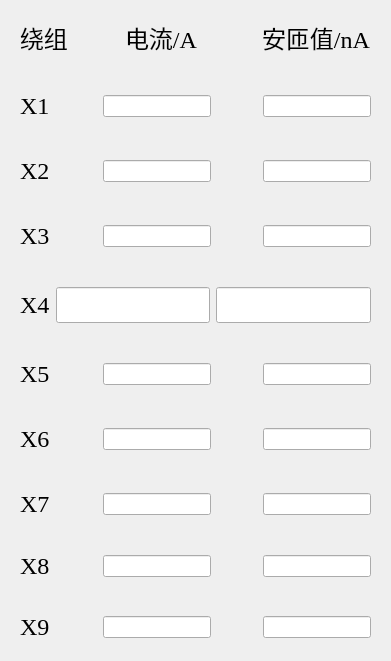
      <widget class="QWidget" name="X" native="true">
       <property name="geometry">
        <rect>
         <x>30</x>
         <y>10</y>
         <width>391</width>
         <height>661</height>
        </rect>
       </property>
       <property name="font">
        <font>
         <family>Times New Roman</family>
        </font>
       </property>
       <layout class="QVBoxLayout" name="verticalLayout">
        <item>
         <widget class="QWidget" name="X_I_NI" native="true">
          <property name="font">
           <font>
            <pointsize>18</pointsize>
           </font>
          </property>
          <layout class="QHBoxLayout" name="horizontalLayout">
           <item>
            <widget class="QLabel" name="X_N">
             <property name="font">
              <font>
               <pointsize>18</pointsize>
              </font>
             </property>
             <property name="text">
              <string>绕组</string>
             </property>
            </widget>
           </item>
           <item>
            <spacer name="horizontalSpacer_12">
             <property name="orientation">
              <enum>Qt::Horizontal</enum>
             </property>
             <property name="sizeHint" stdset="0">
              <size>
               <width>40</width>
               <height>20</height>
              </size>
             </property>
            </spacer>
           </item>
           <item>
            <widget class="QLabel" name="X_I">
             <property name="font">
              <font>
               <family>Times New Roman</family>
               <pointsize>18</pointsize>
              </font>
             </property>
             <property name="text">
              <string>电流/A</string>
             </property>
            </widget>
           </item>
           <item>
            <spacer name="horizontalSpacer">
             <property name="orientation">
              <enum>Qt::Horizontal</enum>
             </property>
             <property name="sizeHint" stdset="0">
              <size>
               <width>58</width>
               <height>20</height>
              </size>
             </property>
            </spacer>
           </item>
           <item>
            <widget class="QLabel" name="X_NI">
             <property name="font">
              <font>
               <pointsize>18</pointsize>
              </font>
             </property>
             <property name="text">
              <string>安匝值/nA</string>
             </property>
            </widget>
           </item>
          </layout>
         </widget>
        </item>
        <item>
         <spacer name="verticalSpacer">
          <property name="orientation">
           <enum>Qt::Vertical</enum>
          </property>
          <property name="sizeHint" stdset="0">
           <size>
            <width>20</width>
            <height>13</height>
           </size>
          </property>
         </spacer>
        </item>
        <item>
         <widget class="QWidget" name="X1" native="true">
          <layout class="QHBoxLayout" name="horizontalLayout_2">
           <item>
            <widget class="QLabel" name="X1_N">
             <property name="font">
              <font>
               <pointsize>18</pointsize>
              </font>
             </property>
             <property name="text">
              <string>X1</string>
             </property>
            </widget>
           </item>
           <item>
            <spacer name="horizontalSpacer_3">
             <property name="orientation">
              <enum>Qt::Horizontal</enum>
             </property>
             <property name="sizeHint" stdset="0">
              <size>
               <width>0</width>
               <height>20</height>
              </size>
             </property>
            </spacer>
           </item>
           <item>
            <widget class="QLineEdit" name="IE_X1_I"/>
           </item>
           <item>
            <spacer name="horizontalSpacer_4">
             <property name="orientation">
              <enum>Qt::Horizontal</enum>
             </property>
             <property name="sizeHint" stdset="0">
              <size>
               <width>1</width>
               <height>20</height>
              </size>
             </property>
            </spacer>
           </item>
           <item>
            <widget class="QLineEdit" name="IE_X1_IN"/>
           </item>
          </layout>
         </widget>
        </item>
        <item>
         <spacer name="verticalSpacer_2">
          <property name="orientation">
           <enum>Qt::Vertical</enum>
          </property>
          <property name="sizeHint" stdset="0">
           <size>
            <width>20</width>
            <height>13</height>
           </size>
          </property>
         </spacer>
        </item>
        <item>
         <widget class="QWidget" name="X2" native="true">
          <layout class="QHBoxLayout" name="horizontalLayout_3">
           <item>
            <widget class="QLabel" name="X2_N">
             <property name="font">
              <font>
               <pointsize>18</pointsize>
              </font>
             </property>
             <property name="text">
              <string>X2</string>
             </property>
            </widget>
           </item>
           <item>
            <spacer name="horizontalSpacer_5">
             <property name="orientation">
              <enum>Qt::Horizontal</enum>
             </property>
             <property name="sizeHint" stdset="0">
              <size>
               <width>0</width>
               <height>20</height>
              </size>
             </property>
            </spacer>
           </item>
           <item>
            <widget class="QLineEdit" name="IE_X2_I"/>
           </item>
           <item>
            <spacer name="horizontalSpacer_6">
             <property name="orientation">
              <enum>Qt::Horizontal</enum>
             </property>
             <property name="sizeHint" stdset="0">
              <size>
               <width>1</width>
               <height>20</height>
              </size>
             </property>
            </spacer>
           </item>
           <item>
            <widget class="QLineEdit" name="IE_X2_IN"/>
           </item>
          </layout>
         </widget>
        </item>
        <item>
         <spacer name="verticalSpacer_3">
          <property name="orientation">
           <enum>Qt::Vertical</enum>
          </property>
          <property name="sizeHint" stdset="0">
           <size>
            <width>20</width>
            <height>13</height>
           </size>
          </property>
         </spacer>
        </item>
        <item>
         <widget class="QWidget" name="X3" native="true">
          <layout class="QHBoxLayout" name="horizontalLayout_7">
           <item>
            <widget class="QLabel" name="X3_N">
             <property name="font">
              <font>
               <pointsize>18</pointsize>
              </font>
             </property>
             <property name="text">
              <string>X3</string>
             </property>
            </widget>
           </item>
           <item>
            <spacer name="horizontalSpacer_13">
             <property name="orientation">
              <enum>Qt::Horizontal</enum>
             </property>
             <property name="sizeHint" stdset="0">
              <size>
               <width>0</width>
               <height>20</height>
              </size>
             </property>
            </spacer>
           </item>
           <item>
            <widget class="QLineEdit" name="IE_X3_I"/>
           </item>
           <item>
            <spacer name="horizontalSpacer_14">
             <property name="orientation">
              <enum>Qt::Horizontal</enum>
             </property>
             <property name="sizeHint" stdset="0">
              <size>
               <width>1</width>
               <height>20</height>
              </size>
             </property>
            </spacer>
           </item>
           <item>
            <widget class="QLineEdit" name="IE_X3_IN"/>
           </item>
          </layout>
         </widget>
        </item>
        <item>
         <spacer name="verticalSpacer_7">
          <property name="orientation">
           <enum>Qt::Vertical</enum>
          </property>
          <property name="sizeHint" stdset="0">
           <size>
            <width>20</width>
            <height>13</height>
           </size>
          </property>
         </spacer>
        </item>
        <item>
         <widget class="QWidget" name="X4" native="true">
          <property name="font">
           <font>
            <pointsize>18</pointsize>
           </font>
          </property>
          <layout class="QHBoxLayout" name="horizontalLayout_5">
           <item>
            <widget class="QLabel" name="X4_N">
             <property name="font">
              <font>
               <pointsize>18</pointsize>
              </font>
             </property>
             <property name="text">
              <string>X4</string>
             </property>
            </widget>
           </item>
           <item>
            <spacer name="horizontalSpacer_9">
             <property name="orientation">
              <enum>Qt::Horizontal</enum>
             </property>
             <property name="sizeHint" stdset="0">
              <size>
               <width>0</width>
               <height>20</height>
              </size>
             </property>
            </spacer>
           </item>
           <item>
            <widget class="QLineEdit" name="IE_X4_I"/>
           </item>
           <item>
            <spacer name="horizontalSpacer_10">
             <property name="orientation">
              <enum>Qt::Horizontal</enum>
             </property>
             <property name="sizeHint" stdset="0">
              <size>
               <width>1</width>
               <height>20</height>
              </size>
             </property>
            </spacer>
           </item>
           <item>
            <widget class="QLineEdit" name="IE_X4_IN"/>
           </item>
          </layout>
         </widget>
        </item>
        <item>
         <spacer name="verticalSpacer_4">
          <property name="orientation">
           <enum>Qt::Vertical</enum>
          </property>
          <property name="sizeHint" stdset="0">
           <size>
            <width>20</width>
            <height>13</height>
           </size>
          </property>
         </spacer>
        </item>
        <item>
         <widget class="QWidget" name="X5" native="true">
          <layout class="QHBoxLayout" name="horizontalLayout_8">
           <item>
            <widget class="QLabel" name="X5_N">
             <property name="font">
              <font>
               <pointsize>18</pointsize>
              </font>
             </property>
             <property name="text">
              <string>X5</string>
             </property>
            </widget>
           </item>
           <item>
            <spacer name="horizontalSpacer_15">
             <property name="orientation">
              <enum>Qt::Horizontal</enum>
             </property>
             <property name="sizeHint" stdset="0">
              <size>
               <width>0</width>
               <height>20</height>
              </size>
             </property>
            </spacer>
           </item>
           <item>
            <widget class="QLineEdit" name="IE_X5_I"/>
           </item>
           <item>
            <spacer name="horizontalSpacer_16">
             <property name="orientation">
              <enum>Qt::Horizontal</enum>
             </property>
             <property name="sizeHint" stdset="0">
              <size>
               <width>1</width>
               <height>20</height>
              </size>
             </property>
            </spacer>
           </item>
           <item>
            <widget class="QLineEdit" name="IE_X5_IN"/>
           </item>
          </layout>
         </widget>
        </item>
        <item>
         <spacer name="verticalSpacer_5">
          <property name="orientation">
           <enum>Qt::Vertical</enum>
          </property>
          <property name="sizeHint" stdset="0">
           <size>
            <width>20</width>
            <height>13</height>
           </size>
          </property>
         </spacer>
        </item>
        <item>
         <widget class="QWidget" name="X6" native="true">
          <layout class="QHBoxLayout" name="horizontalLayout_11">
           <item>
            <widget class="QLabel" name="X6_N">
             <property name="font">
              <font>
               <pointsize>18</pointsize>
              </font>
             </property>
             <property name="text">
              <string>X6</string>
             </property>
            </widget>
           </item>
           <item>
            <spacer name="horizontalSpacer_21">
             <property name="orientation">
              <enum>Qt::Horizontal</enum>
             </property>
             <property name="sizeHint" stdset="0">
              <size>
               <width>0</width>
               <height>20</height>
              </size>
             </property>
            </spacer>
           </item>
           <item>
            <widget class="QLineEdit" name="IE_X6_I"/>
           </item>
           <item>
            <spacer name="horizontalSpacer_22">
             <property name="orientation">
              <enum>Qt::Horizontal</enum>
             </property>
             <property name="sizeHint" stdset="0">
              <size>
               <width>1</width>
               <height>20</height>
              </size>
             </property>
            </spacer>
           </item>
           <item>
            <widget class="QLineEdit" name="IE_X6_IN"/>
           </item>
          </layout>
         </widget>
        </item>
        <item>
         <spacer name="verticalSpacer_6">
          <property name="orientation">
           <enum>Qt::Vertical</enum>
          </property>
          <property name="sizeHint" stdset="0">
           <size>
            <width>20</width>
            <height>13</height>
           </size>
          </property>
         </spacer>
        </item>
        <item>
         <widget class="QWidget" name="X7" native="true">
          <layout class="QHBoxLayout" name="horizontalLayout_9">
           <item>
            <widget class="QLabel" name="X7_N">
             <property name="font">
              <font>
               <pointsize>18</pointsize>
              </font>
             </property>
             <property name="text">
              <string>X7</string>
             </property>
            </widget>
           </item>
           <item>
            <spacer name="horizontalSpacer_26">
             <property name="orientation">
              <enum>Qt::Horizontal</enum>
             </property>
             <property name="sizeHint" stdset="0">
              <size>
               <width>1</width>
               <height>20</height>
              </size>
             </property>
            </spacer>
           </item>
           <item>
            <widget class="QLineEdit" name="IE_X7_I"/>
           </item>
           <item>
            <spacer name="horizontalSpacer_25">
             <property name="orientation">
              <enum>Qt::Horizontal</enum>
             </property>
             <property name="sizeHint" stdset="0">
              <size>
               <width>0</width>
               <height>20</height>
              </size>
             </property>
            </spacer>
           </item>
           <item>
            <widget class="QLineEdit" name="IE_X7_IN"/>
           </item>
          </layout>
         </widget>
        </item>
        <item>
         <spacer name="verticalSpacer_9">
          <property name="orientation">
           <enum>Qt::Vertical</enum>
          </property>
          <property name="sizeHint" stdset="0">
           <size>
            <width>20</width>
            <height>0</height>
           </size>
          </property>
         </spacer>
        </item>
        <item>
         <widget class="QWidget" name="X8" native="true">
          <layout class="QHBoxLayout" name="horizontalLayout_20">
           <item>
            <widget class="QLabel" name="X8_N">
             <property name="font">
              <font>
               <pointsize>18</pointsize>
              </font>
             </property>
             <property name="text">
              <string>X8</string>
             </property>
            </widget>
           </item>
           <item>
            <spacer name="horizontalSpacer_39">
             <property name="orientation">
              <enum>Qt::Horizontal</enum>
             </property>
             <property name="sizeHint" stdset="0">
              <size>
               <width>0</width>
               <height>20</height>
              </size>
             </property>
            </spacer>
           </item>
           <item>
            <widget class="QLineEdit" name="IE_X8_I"/>
           </item>
           <item>
            <spacer name="horizontalSpacer_40">
             <property name="orientation">
              <enum>Qt::Horizontal</enum>
             </property>
             <property name="sizeHint" stdset="0">
              <size>
               <width>1</width>
               <height>20</height>
              </size>
             </property>
            </spacer>
           </item>
           <item>
            <widget class="QLineEdit" name="IE_X8_IN"/>
           </item>
          </layout>
         </widget>
        </item>
        <item>
         <spacer name="verticalSpacer_24">
          <property name="orientation">
           <enum>Qt::Vertical</enum>
          </property>
          <property name="sizeHint" stdset="0">
           <size>
            <width>20</width>
            <height>2</height>
           </size>
          </property>
         </spacer>
        </item>
        <item>
         <widget class="QWidget" name="X9" native="true">
          <layout class="QHBoxLayout" name="horizontalLayout_30">
           <item>
            <widget class="QLabel" name="X8_N_2">
             <property name="font">
              <font>
               <pointsize>18</pointsize>
              </font>
             </property>
             <property name="text">
              <string>X9</string>
             </property>
            </widget>
           </item>
           <item>
            <spacer name="horizontalSpacer_63">
             <property name="orientation">
              <enum>Qt::Horizontal</enum>
             </property>
             <property name="sizeHint" stdset="0">
              <size>
               <width>0</width>
               <height>20</height>
              </size>
             </property>
            </spacer>
           </item>
           <item>
            <widget class="QLineEdit" name="IE_X9_I"/>
           </item>
           <item>
            <spacer name="horizontalSpacer_64">
             <property name="orientation">
              <enum>Qt::Horizontal</enum>
             </property>
             <property name="sizeHint" stdset="0">
              <size>
               <width>1</width>
               <height>20</height>
              </size>
             </property>
            </spacer>
           </item>
           <item>
            <widget class="QLineEdit" name="IE_X9_IN"/>
           </item>
          </layout>
         </widget>
        </item>
       </layout>
      </widget>
